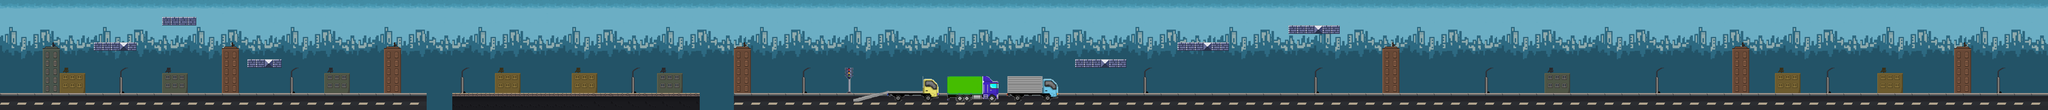

The image is a tile-based game level rendered from a .tmx file. Its description and source (layers, tilesets, objects; grid data summarised) follow:
An orthogonal 240x13 tile map with 16x16 px tiles, 3 tile layers (Background, Graphics, Extra graphics), 3 tilesets and 17 objects.

<map version="1.10" tiledversion="1.10.1" orientation="orthogonal" renderorder="right-down" width="240" height="13" tilewidth="16" tileheight="16" infinite="0" nextlayerid="12" nextobjectid="25">
 <tileset firstgid="1" source="tileset_v2.tsx" />
 <tileset firstgid="925" source="tileset_gutter2.tsx" />
 <tileset firstgid="1849" source="tileset_v2.tsx" />
 <layer id="2" name="Background" width="240" height="13">
  <data>[3120 cells, 3120 non-empty, 9 distinct tile ids]</data>
 </layer>
 <layer id="6" name="Graphics" width="240" height="13">
  <data>[3120 cells, 2386 non-empty, 53 distinct tile ids]</data>
 </layer>
 <layer id="7" name="Extra graphics" width="240" height="13">
  <data>[3120 cells, 310 non-empty, 127 distinct tile ids]</data>
 </layer>
 <objectgroup id="10" name="Ground">
  <object id="7" x="-3.0303" y="190.909" width="3845.45" height="18.1818" />
 </objectgroup>
 <objectgroup id="9" name="Bricks">
  <object id="8" x="176" y="79.3333" width="47.6667" height="16.6667" />
  <object id="9" x="240" y="79.6667" width="16.6667" height="16.3333" />
  <object id="10" x="303.333" y="31.6667" width="64.3333" height="16" />
  <object id="11" x="463.667" y="111.667" width="32" height="16.3333" />
  <object id="12" x="511.667" y="111.333" width="16.6667" height="16.6667" />
  <object id="13" x="2015.67" y="111.333" width="48.3333" height="16.3333" />
  <object id="14" x="2079.67" y="111.333" width="32.6667" height="17" />
  <object id="15" x="2207.67" y="79.6667" width="47.6667" height="16.3333" />
  <object id="16" x="2272" y="80.3333" width="32" height="15.3333" />
  <object id="17" x="2415.67" y="48" width="48.3333" height="15.3333" />
  <object id="18" x="2480" y="47.3333" width="31.6667" height="17" />
 </objectgroup>
 <objectgroup id="11" name="Coin">
  <object id="19" x="224" y="79.3333" width="16.3333" height="17" />
  <object id="20" x="496.333" y="111.667" width="15.3333" height="16.3333" />
  <object id="22" x="2064.67" y="111" width="14.6667" height="17.3333" />
  <object id="23" x="2256" y="79.6667" width="15.6667" height="16.3333" />
  <object id="24" x="2464.67" y="48" width="14.6667" height="16" />
 </objectgroup>
</map>
